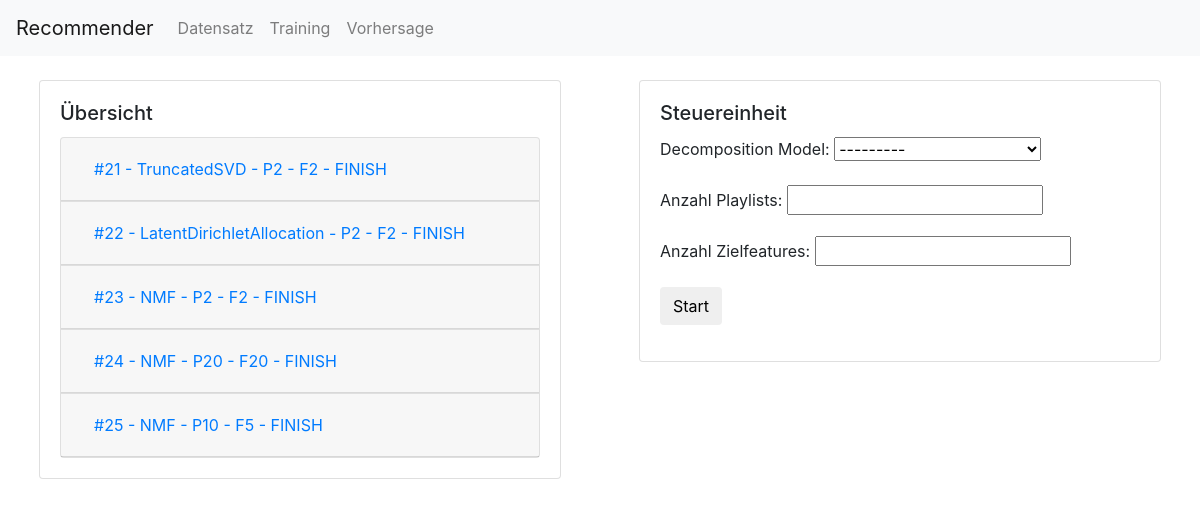
Page /dataset on the earlier database version.
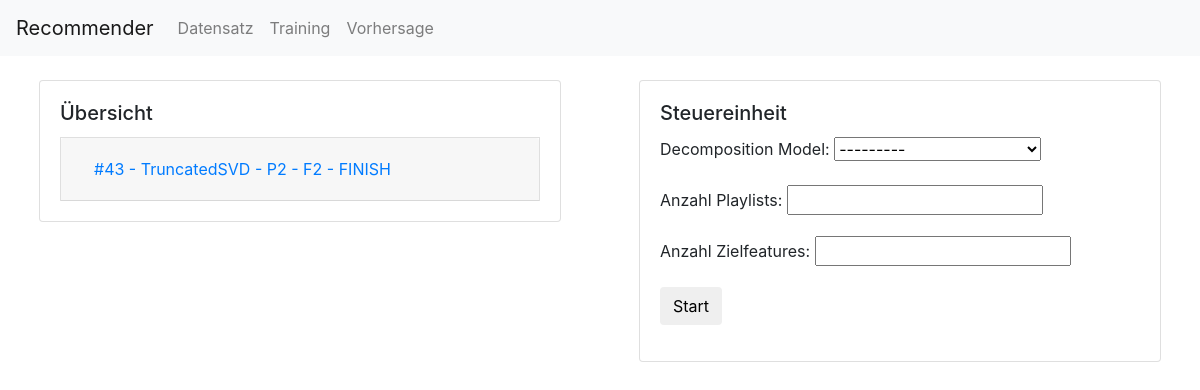
Same page on the later database version.
### recommender/models.py (models this page shows, shortened)
class Preparation_Session(models.Model):
    environment = models.ForeignKey(Environment, on_delete=models.PROTECT)
    decomposition = models.ForeignKey(Decomposition, on_delete=models.PROTECT)
    status = models.CharField(max_length=20)
    num_initial_pids = models.IntegerField()
    num_target_features = models.IntegerField()
    def __str__(self):
        return '#{} - {} - P{} - F{} - {}'.format(self.id, self.decomposition, self.num_initial_pids,
                                                  self.num_target_features, self.status)

class Decomposition(models.Model):
    name = models.CharField(max_length=50)
    def __str__(self):
        return self.name

### recommender/views.py (the view)
# urls.py: url(r'^dataset$', views.dataset, name='dataset'),
def dataset(request):
    if request.method == "POST":
        form = PreparationControlForm(request.POST)
        if form.is_valid():
            preparation_session = form.save(commit=False)
            preparation_session.start()
    preparation_control_form = PreparationControlForm()
    context = {'preparation_control_form': preparation_control_form,
               'preparation_sessions': Preparation_Session.objects.all()}
    return render(request, 'recommender/dataset.html', context)

### recommender/forms.py
class PreparationControlForm(forms.ModelForm):
    class Meta:
        model = Preparation_Session
        fields = ('decomposition', 'num_initial_pids', 'num_target_features')
        labels = {
            'decomposition': _('Decomposition Model'),
            'num_initial_pids': _('Anzahl Playlists'),
            'num_target_features': _('Anzahl Zielfeatures'),
        }

### recommender/templates/recommender/dataset.html (shortened to what this page needs)
{% extends 'recommender/base.html' %}
{% block pagecontent %}
<div class="container-fluid">
    <div class="row">
        <div class="col-sm">
            <div class="card grid-card">
                <div class="card-body">
                    <h5 class="card-title">Übersicht</h5>
                    {% if preparation_sessions %}
                    <div class="accordion" id="preparation-sessions-accordion">
                        {% for session in preparation_sessions %}
                        <div class="card">
                            <div class="card-header" id="heading{{session.id}}">
                                <h5 class="mb-0">
                                    <button class="btn btn-link" type="button" data-toggle="collapse"
                                            data-target="#collapse{{session.id}}" aria-expanded="true"
                                            aria-controls="collapse{{session.id}}">
                                        {{session}}
                                    </button>
                                </h5>
                            </div>
                        </div>
                        {% endfor %}
                    </div>
                    {% else %}
                    <div class="alert alert-info" role="alert">
                        Es wurde keine Aufbereitungssession gefunden!
                    </div>
                    {% endif %}
                </div>
            </div>
        </div>
        <div class="col-sm">
            <div class="card grid-card">
                <div class="card-body">
                    <h5 class="card-title">Steuereinheit</h5>
                    <div class="container">
                        <div class="row">
                            <form method="POST" class="post-form">{% csrf_token %}
                                {{ preparation_control_form.as_p }}
                                <button type="submit" class="save btn btn-default">Start</button>
                            </form>
                        </div>
                    </div>
                </div>
            </div>
        </div>
    </div>
</div>
{% endblock %}

### recommender/templates/recommender/base.html (shortened to what this page needs)
{% load static %}
<html lang="en">
<head>
    <link rel="stylesheet" href="https://stackpath.bootstrapcdn.com/bootstrap/4.1.1/css/bootstrap.min.css"
>
    <link rel="stylesheet" href="../../static/css/uthoern.css"/>
</head>
<body>
{% include 'recommender/partials/nav-bar.html' %}
{% block pagecontent %}
{% endblock %}
</body>
</html>

### recommender/templates/recommender/partials/nav-bar.html (shortened to what this page needs)
<nav class="navbar navbar-expand-lg navbar-light bg-light">
    <a class="navbar-brand" href="#">Recommender</a>
    <div class="collapse navbar-collapse" id="navbarNav">
        <ul class="navbar-nav">
            <li class="nav-item">
                <a class="nav-link" href="{% url 'dataset' %}">Datensatz</a>
            </li>
            <li class="nav-item">
                <a class="nav-link" href="{% url 'training' %}">Training</a>
            </li>
            <li class="nav-item">
                <a class="nav-link" href="{% url 'prediction' %}">Vorhersage</a>
            </li>
        </ul>
    </div>
</nav>

### recommender/static/css/uthoern.css (style rules this page uses)
.grid-card { margin: 1.5rem; }

Differences in the rows shown:
removed Preparation_Session: id+decomposition+num_initial_pids "#21 - TruncatedSVD - P2 - F2 - FINISH"
removed Preparation_Session: id+decomposition+num_initial_pids "#22 - LatentDirichletAllocation - P2 - F2 - FINISH"
removed Preparation_Session: id+decomposition+num_initial_pids "#23 - NMF - P2 - F2 - FINISH"
removed Preparation_Session: id+decomposition+num_initial_pids "#24 - NMF - P20 - F20 - FINISH"
removed Preparation_Session: id+decomposition+num_initial_pids "#25 - NMF - P10 - F5 - FINISH"
added Preparation_Session: id+decomposition+num_initial_pids "#43 - TruncatedSVD - P2 - F2 - FINISH"
